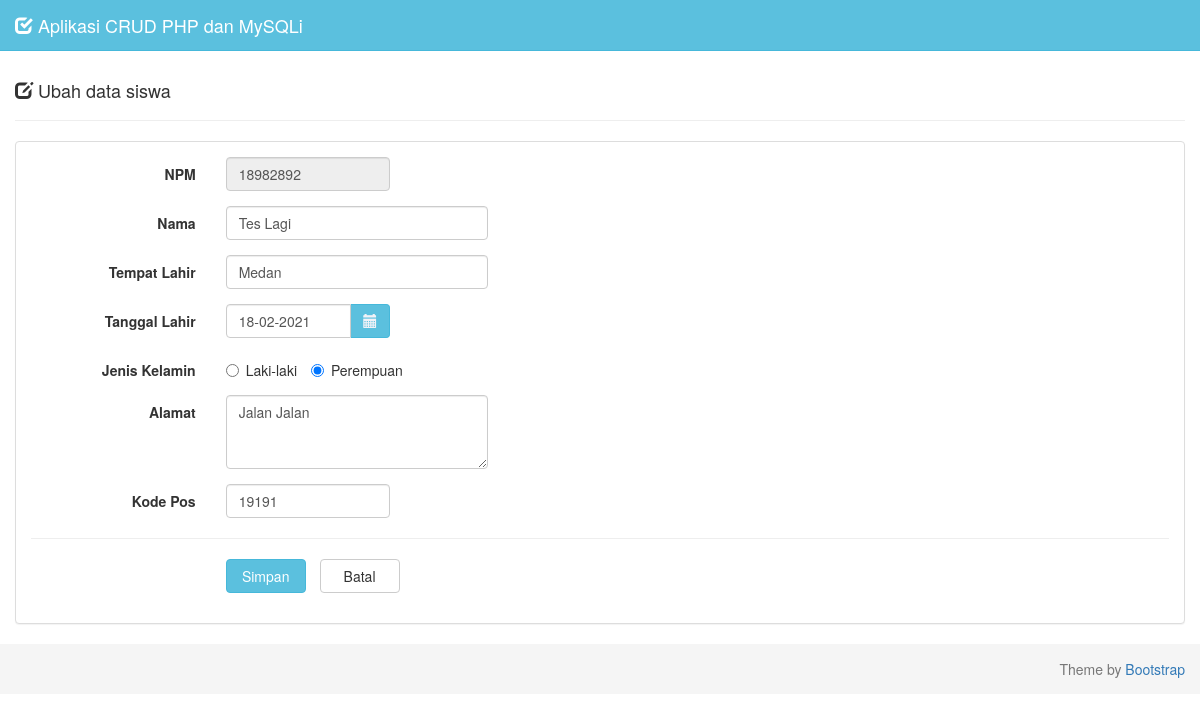
/home.php?page=ubah&npm=18982892, run on the app's committed database.
### tables this page shows
CREATE TABLE `is_siswa` (
  `npm` varchar(8) NOT NULL,
  `nama` varchar(100) NOT NULL,
  `tempat_lahir` varchar(50) NOT NULL,
  `tanggal_lahir` date NOT NULL,
  `jenis_kelamin` enum('L','P') NOT NULL,
  `alamat` text NOT NULL,
  `kode_pos` varchar(5) NOT NULL
);

### form-ubah.php (the view)
<div class="row">
  <div class="col-md-12">
    <div class="page-header">
      <h4>
        <i class="glyphicon glyphicon-edit"></i>
        Ubah data siswa
      </h4>
    </div>
    <?php
     if (isset($_GET['npm'])) {
       $npm   = $_GET['npm'];
       $query = mysqli_query($db, "SELECT * FROM is_siswa WHERE npm='$npm'") or die('Query Error : ' . mysqli_error($db));
       while ($data  = mysqli_fetch_assoc($query)) {
         $npm           = $data['npm'];
         $nama          = $data['nama'];
         $tempat_lahir  = $data['tempat_lahir'];
         $tanggal       = $data['tanggal_lahir'];
         $tgl           = explode('-', $tanggal);
         $tanggal_lahir = $tgl[2] . "-" . $tgl[1] . "-" . $tgl[0];
         $jenis_kelamin = $data['jenis_kelamin'];
         $alamat        = $data['alamat'];
         $kodepos    = $data['kode_pos'];
       }
     }
     ?>
    <div class="panel panel-default">
      <div class="panel-body">
        <form class="form-horizontal" method="POST" action="proses-ubah.php">
          <div class="form-group">
            <label class="col-sm-2 control-label">NPM</label>
            <div class="col-sm-2">
              <input type="text" class="form-control" name="npm" value="<?php echo $npm; ?>" readonly>
            </div>
          </div>
          <div class="form-group">
            <label class="col-sm-2 control-label">Nama</label>
            <div class="col-sm-3">
              <input type="text" class="form-control" name="nama" autocomplete="off" value="<?php echo $nama; ?>" required>
            </div>
          </div>
          <div class="form-group">
            <label class="col-sm-2 control-label">Tempat Lahir</label>
            <div class="col-sm-3">
              <input type="text" class="form-control" name="tempat_lahir" autocomplete="off" value="<?php echo $tempat_lahir; ?>" required>
            </div>
          </div>
          <div class="form-group">
            <label class="col-sm-2 control-label">Tanggal Lahir</label>
            <div class="col-sm-2">
              <div class="input-group">
                <input type="text" class="form-control date-picker" data-date-format="dd-mm-yyyy" name="tanggal_lahir" autocomplete="off" value="<?php echo $tanggal_lahir; ?>" required>
                <span class="input-group-addon">
                  <i class="glyphicon glyphicon-calendar"></i>
                </span>
              </div>
            </div>
          </div>
          <div class="form-group">
            <label class="col-sm-2 control-label">Jenis Kelamin</label>
            <div class="col-sm-4">
              <?php
               if ($jenis_kelamin == 'L') { ?>
                <label class="radio-inline">
                  <input type="radio" name="jenis_kelamin" value="L" checked> Laki-laki
                </label>
                <label class="radio-inline">
                  <input type="radio" name="jenis_kelamin" value="P"> Perempuan
                </label>
              <?php
               } else { ?>
                <label class="radio-inline">
                  <input type="radio" name="jenis_kelamin" value="L"> Laki-laki
                </label>
                <label class="radio-inline">
                  <input type="radio" name="jenis_kelamin" value="P" checked> Perempuan
                </label>
              <?php
               }
               ?>
            </div>
          </div>
          <div class="form-group">
            <label class="col-sm-2 control-label">Alamat</label>
            <div class="col-sm-3">
              <textarea class="form-control" name="alamat" rows="3" required><?php echo $alamat; ?></textarea>
            </div>
          </div>
          <div class="form-group">
            <label class="col-sm-2 control-label">Kode Pos</label>
            <div class="col-sm-2">
              <input type="text" class="form-control" name="kode_pos" value="<?php echo $kodepos; ?>" required>
            </div>
          </div>
          <hr />
          <div class="form-group">
            <div class="col-sm-offset-2 col-sm-10">
              <input type="submit" class="btn btn-info btn-submit" name="simpan" value="Simpan">
              <a href="index.php" class="btn btn-default btn-reset">Batal</a>
            </div>
          </div>
        </form>
      </div>
    </div>
  </div>
</div>

### assets/css/style.css (style rules this page uses)
body { padding-top: 40px; }
.input-group-addon { background-color: #5bc0de; border: 1px solid #46b8da; border-radius: 4px; color: #f1f2f7; }
.btn-submit { width: 80px; }
.btn-reset { width: 80px; margin-left: 10px; }

### data on the page
is_siswa: npm "18982892", nama "Tes Lagi", tempat_lahir "Medan", tanggal_lahir "18-02-2021", alamat "Jalan Jalan", kode_pos "19191"
